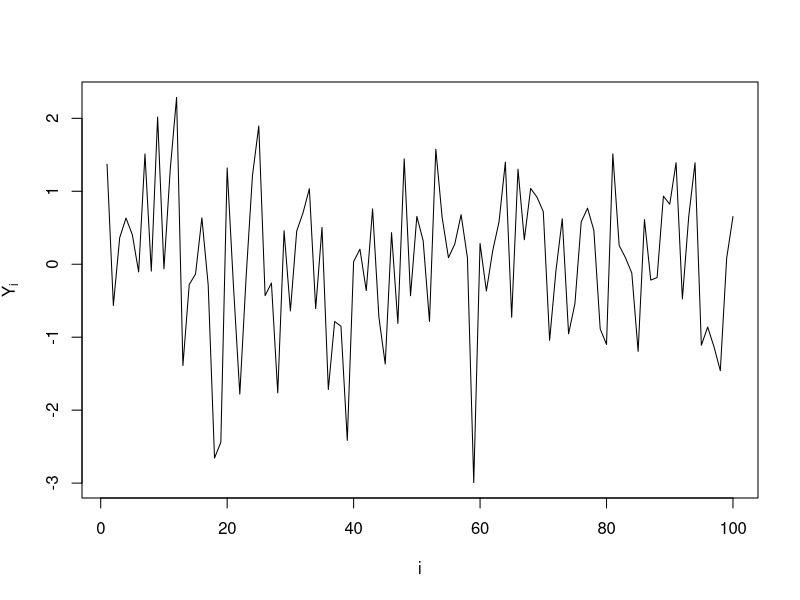
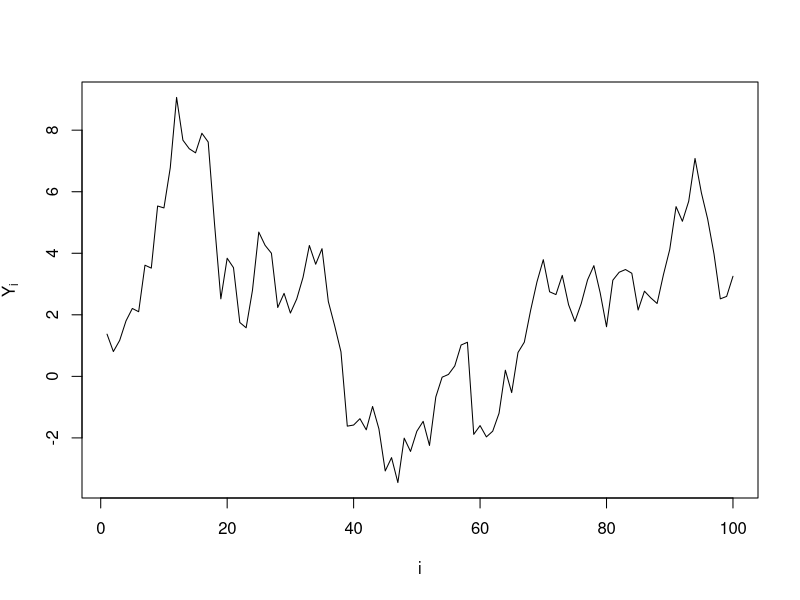
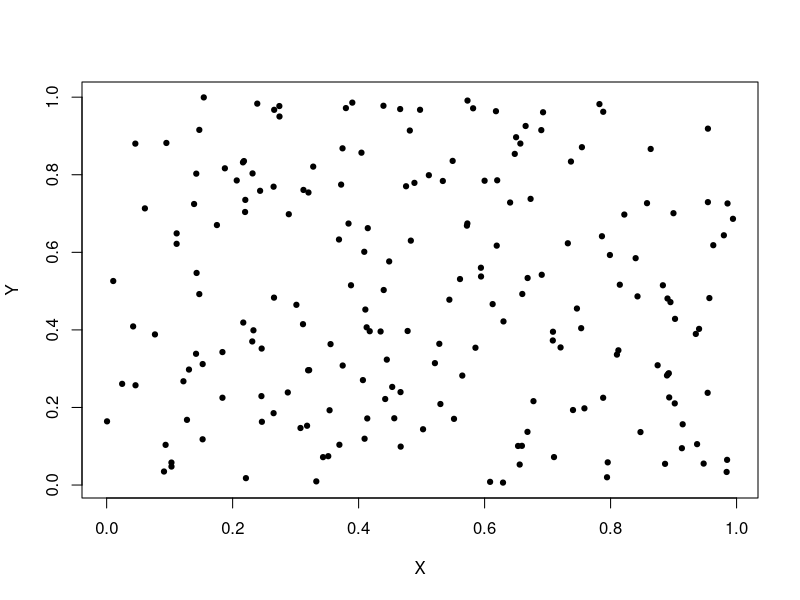
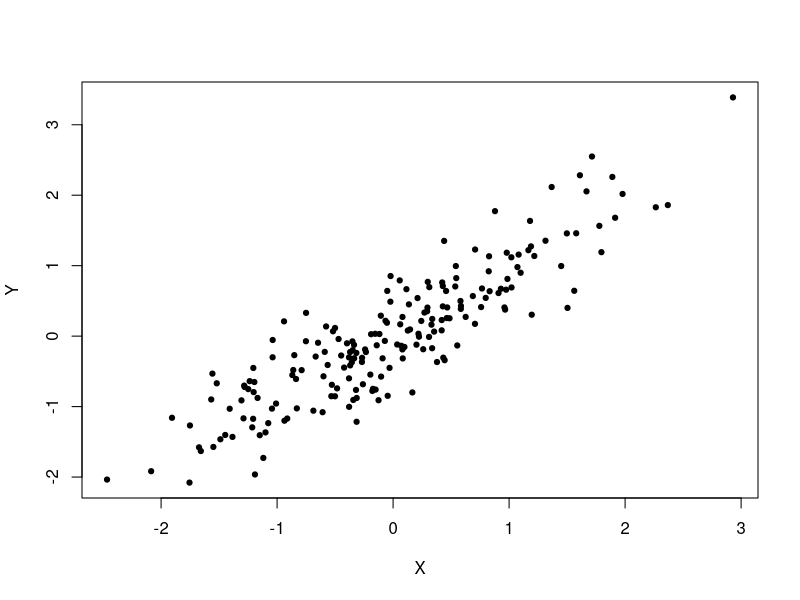
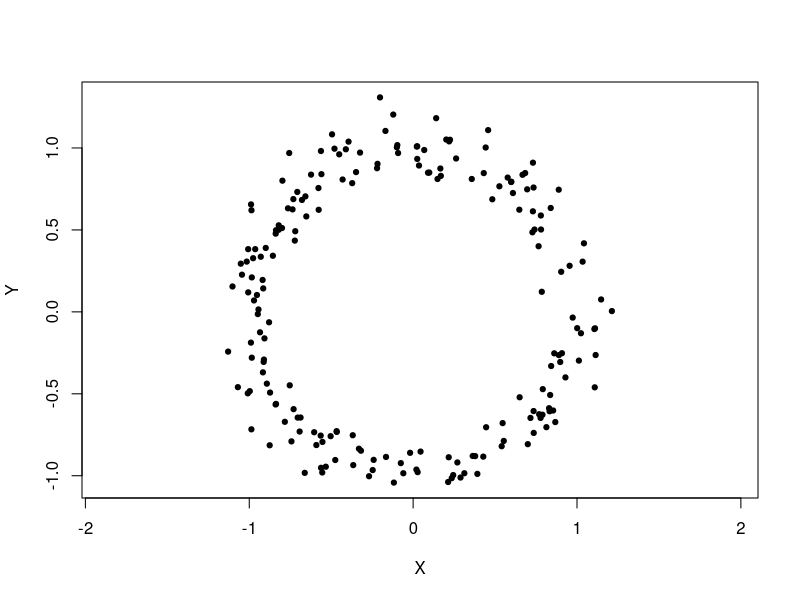
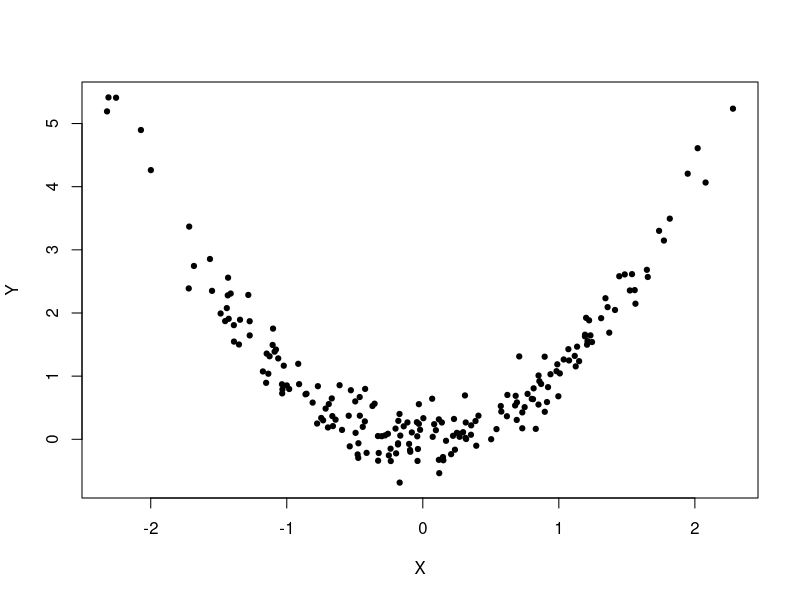
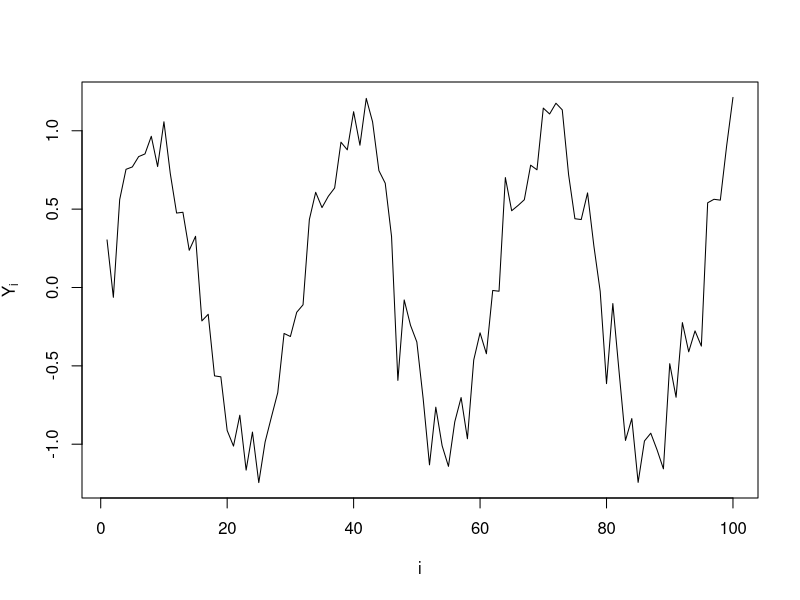
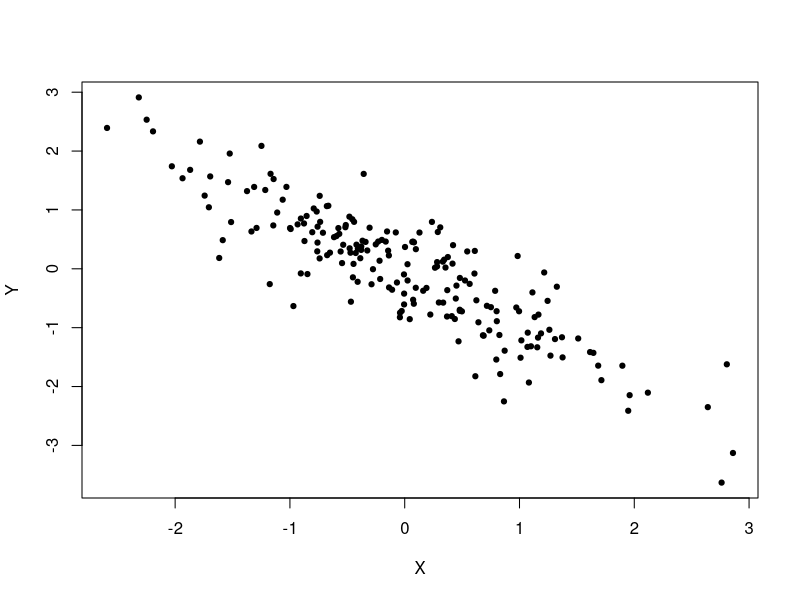

Recreate these plots in R, in order.
## ---- chunk 1
#| code-fold: true
#| fig-width: 6
#| fig-height: 4
set.seed(42)
y <- rnorm(100)
plot(1:100, y, type="l", xlab="i", ylab=expression(Y[i]), main="")
## ---- chunk 2
#| code-fold: true
#| fig-width: 6
#| fig-height: 4
set.seed(42)
y <- cumsum(rnorm(100))
plot(1:100, y, type="l", xlab="i", ylab=expression(Y[i]), main="")
## ---- chunk 3
#| code-fold: true
#| fig-width: 5
#| fig-height: 5
set.seed(123)
x <- runif(200)
y <- runif(200)
plot(x, y, xlab="X", ylab="Y", pch=19, cex=0.7)
## ---- chunk 4
#| code-fold: true
#| fig-width: 5
#| fig-height: 5
set.seed(123)
library(MASS)
Sigma <- matrix(c(1, 0.9, 0.9, 1), 2, 2)
data <- mvrnorm(200, mu=c(0,0), Sigma=Sigma)
plot(data[,1], data[,2], xlab="X", ylab="Y", pch=19, cex=0.7)
## ---- chunk 5
#| code-fold: true
#| fig-width: 5
#| fig-height: 5
set.seed(123)
theta <- runif(200, 0, 2*pi)
r <- 1 + rnorm(200, 0, 0.1)
x <- r * cos(theta)
y <- r * sin(theta)
plot(x, y, xlab="X", ylab="Y", pch=19, cex=0.7, asp=1)
## ---- chunk 6
#| code-fold: true
#| fig-width: 5
#| fig-height: 5
set.seed(456)
x <- rnorm(200)
y <- x^2 + rnorm(200, 0, 0.3)
plot(x, y, xlab="X", ylab="Y", pch=19, cex=0.7)
## ---- chunk 7
#| code-fold: true
#| fig-width: 6
#| fig-height: 4
set.seed(789)
y <- sin(1:100 / 5) + rnorm(100, 0, 0.2)
plot(1:100, y, type="l", xlab="i", ylab=expression(Y[i]), main="")
## ---- chunk 8
#| code-fold: true
#| fig-width: 5
#| fig-height: 5
set.seed(111)
library(MASS)
Sigma <- matrix(c(1, -0.85, -0.85, 1), 2, 2)
data <- mvrnorm(200, mu=c(0,0), Sigma=Sigma)
plot(data[,1], data[,2], xlab="X", ylab="Y", pch=19, cex=0.7)
## ---- chunk 9
#| code-fold: true
#| fig-width: 6
#| fig-height: 4
set.seed(222)
y <- arima.sim(model=list(ar=0.8), n=100)
plot(1:100, y, type="l", xlab="i", ylab=expression(Y[i]), main="")
## ---- chunk 10
#| code-fold: true
#| fig-width: 5
#| fig-height: 5
set.seed(333)
x <- rnorm(300)
y <- rnorm(300)
plot(x, y, xlab="X", ylab="Y", pch=19, cex=0.5)
## ---- chunk 11
#| code-fold: true
#| fig-width: 5
#| fig-height: 5
set.seed(444)
x <- c(rnorm(100, -2, 0.5), rnorm(100, 2, 0.5))
y <- c(rnorm(100, 2, 0.5), rnorm(100, -2, 0.5))
plot(x, y, xlab="X", ylab="Y", pch=19, cex=0.7)
## ---- chunk 12
#| code-fold: true
#| fig-width: 5
#| fig-height: 5
set.seed(555)
x <- rexp(200, rate=1)
y <- rexp(200, rate=1)
plot(x, y, xlab="X", ylab="Y", pch=19, cex=0.7)
## ---- chunk 13
#| code-fold: true
#| fig-width: 5
#| fig-height: 5
set.seed(666)
x <- rbinom(200, 10, 0.5)
y <- rbinom(200, 10, 0.5)
plot(jitter(x), jitter(y), xlab="X", ylab="Y", pch=19, cex=0.7)
